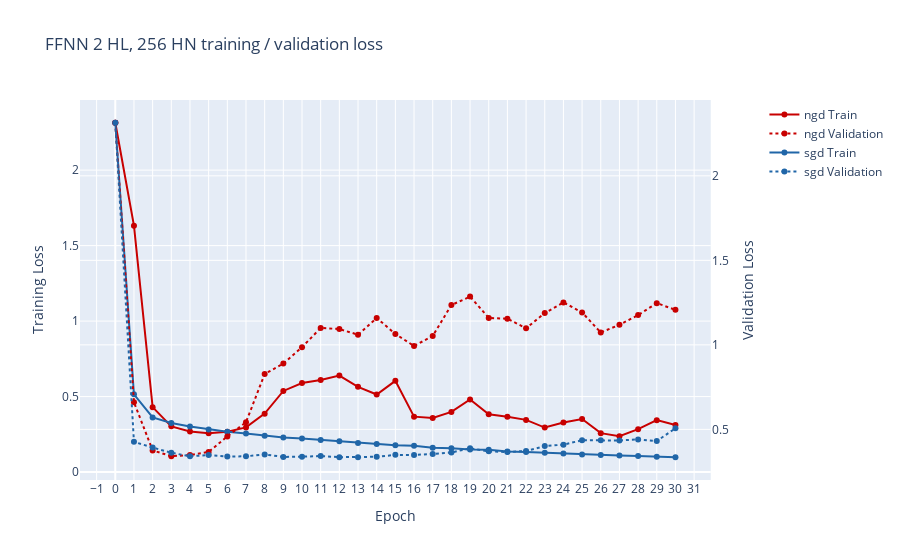

The notebook cell saved with this chart:
### Markdown cell above
#### **3. Visualising training / validation loss results**

Check that the models all converged.

Displays training and testing data for each model separately, with 4 traces on each graph.

The traces are: SGD training, SGD testing, NGD training, NGD testing.

### Code cell
# Display training / val data for all models for NGD / SGD

epochs = np.arange(1, hp["num_epochs"]+1)

loss_figures = {}

color_cycle = ['rgb(200, 0, 0)', 'rgb(32, 102, 168)']

for title in models.keys():
    loss_fig = make_subplots(specs=[[{"secondary_y" : True}]])
    color_index = 0
    for optim in optimizers:
        color = color_cycle[color_index % len(color_cycle)]
        color_index += 1
        loss_fig.add_trace(go.Scatter(
            x=np.arange(0, hp["num_epochs"]+1),
            y=train_losses[title][optim],
            mode="lines+markers",
            line=dict(color=color),
            name=f"{optim} Train",
        ), secondary_y=False)
        loss_fig.add_trace(go.Scatter(
            x=np.arange(0, hp["num_epochs"]+1),
            y=val_losses[title][optim],
            mode="lines+markers",
            line=dict(color=color, dash='dot'),
            name=f"{optim} Validation",
        ), secondary_y=True)
    loss_fig.update_layout(
        title=f"{title} training / validation loss",
        xaxis_title="Epoch",
        xaxis=dict(
            tickmode='linear',
            tick0=0,
            dtick=1,
        ),
        yaxis_type="linear",
    )
    loss_fig.update_yaxes(title_text="Training Loss", secondary_y=False)
    loss_fig.update_yaxes(title_text="Validation Loss", secondary_y=True)
    loss_figures[title] = loss_fig
    loss_fig.show()

### Figure 1 — Plotly figure (JSON) as saved in the notebook; plotly's stock layout.template omitted (floating-point values rounded to 4 significant figures)
{"data": [{"line": {"color": "rgb(200, 0, 0)"}, "mode": "lines+markers", "name": "ngd Train", "type": "scatter", "x": [0, 1, 2, 3, 4, 5, 6, 7, 8, 9, 10, 11, 12, 13, 14, 15, 16, 17, 18, 19, 20, 21, 22, 23, 24, 25, 26, 27, 28, 29, 30], "xaxis": "x", "y": [2.314, 1.632, 0.4298, 0.3027, 0.2686, 0.2572, 0.2675, 0.2957, 0.387, 0.5372, 0.5898, 0.6098, 0.6388, 0.5644, 0.5137, 0.6042, 0.367, 0.3577, 0.3983, 0.4806, 0.3834, 0.367, 0.3456, 0.2948, 0.3276, 0.3514, 0.2578, 0.2379, 0.2841, 0.3439, 0.3122], "yaxis": "y"}, {"line": {"color": "rgb(200, 0, 0)", "dash": "dot"}, "mode": "lines+markers", "name": "ngd Validation", "type": "scatter", "x": [0, 1, 2, 3, 4, 5, 6, 7, 8, 9, 10, 11, 12, 13, 14, 15, 16, 17, 18, 19, 20, 21, 22, 23, 24, 25, 26, 27, 28, 29, 30], "xaxis": "x", "y": [2.314, 0.6606, 0.3756, 0.3412, 0.3479, 0.3666, 0.4582, 0.5423, 0.8274, 0.8895, 0.986, 1.1, 1.094, 1.06, 1.159, 1.064, 0.9933, 1.053, 1.236, 1.285, 1.159, 1.155, 1.098, 1.188, 1.251, 1.192, 1.073, 1.119, 1.176, 1.247, 1.207], "yaxis": "y2"}, {"line": {"color": "rgb(32, 102, 168)"}, "mode": "lines+markers", "name": "sgd Train", "type": "scatter", "x": [0, 1, 2, 3, 4, 5, 6, 7, 8, 9, 10, 11, 12, 13, 14, 15, 16, 17, 18, 19, 20, 21, 22, 23, 24, 25, 26, 27, 28, 29, 30], "xaxis": "x", "y": [2.314, 0.5151, 0.3617, 0.3251, 0.3014, 0.282, 0.2671, 0.2559, 0.2402, 0.2291, 0.222, 0.2125, 0.2032, 0.1923, 0.1857, 0.1769, 0.1735, 0.1614, 0.1572, 0.1495, 0.1482, 0.1362, 0.1327, 0.1275, 0.1234, 0.1164, 0.1131, 0.1092, 0.1055, 0.1011, 0.09804], "yaxis": "y"}, {"line": {"color": "rgb(32, 102, 168)", "dash": "dot"}, "mode": "lines+markers", "name": "sgd Validation", "type": "scatter", "x": [0, 1, 2, 3, 4, 5, 6, 7, 8, 9, 10, 11, 12, 13, 14, 15, 16, 17, 18, 19, 20, 21, 22, 23, 24, 25, 26, 27, 28, 29, 30], "xaxis": "x", "y": [2.314, 0.426, 0.3927, 0.3612, 0.3413, 0.3478, 0.3397, 0.3405, 0.3517, 0.3367, 0.3384, 0.342, 0.3355, 0.335, 0.3376, 0.3491, 0.3489, 0.3546, 0.3631, 0.388, 0.3699, 0.3659, 0.3725, 0.4009, 0.4094, 0.4356, 0.4359, 0.4343, 0.4407, 0.4308, 0.5065], "yaxis": "y2"}], "layout": {"title": {"text": "FFNN 2 HL, 256 HN training / validation loss"}, "xaxis": {"anchor": "y", "domain": [0, 0.94], "dtick": 1, "tick0": 0, "tickmode": "linear", "title": {"text": "Epoch"}}, "yaxis": {"anchor": "x", "domain": [0, 1], "title": {"text": "Training Loss"}, "type": "linear"}, "yaxis2": {"anchor": "x", "overlaying": "y", "side": "right", "title": {"text": "Validation Loss"}}}}
